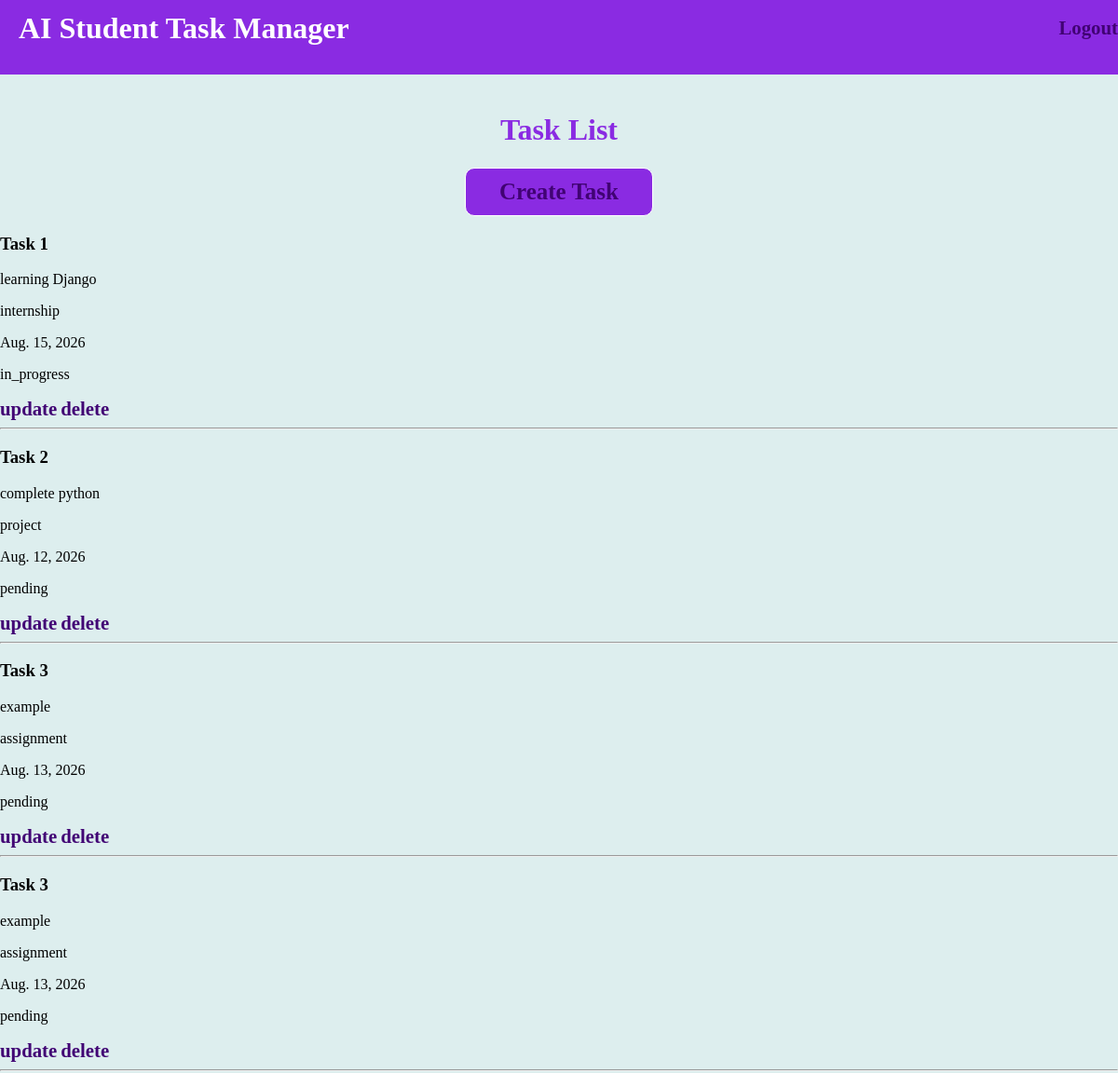
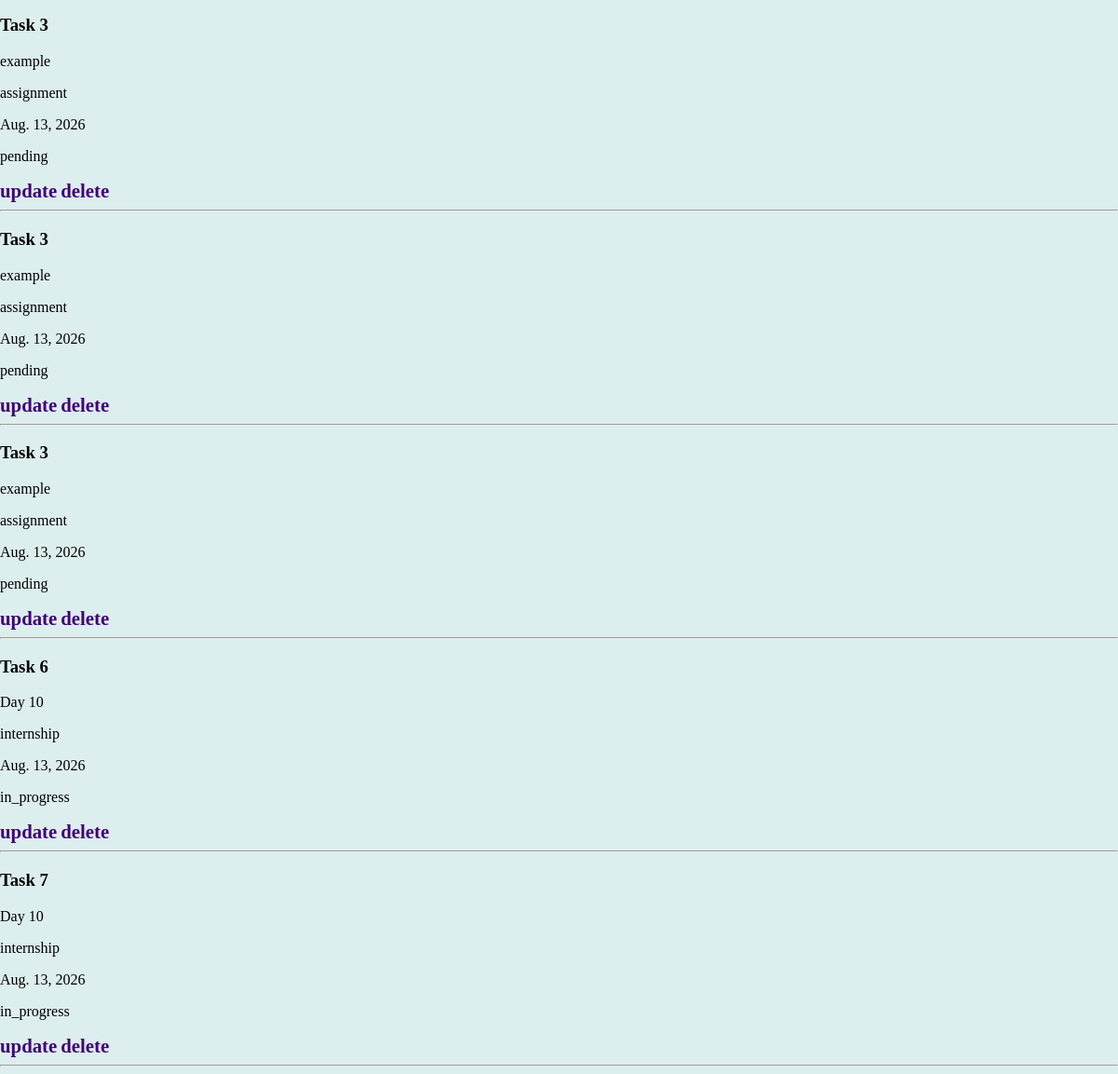
Page /task/list/ (signed in) on the earlier database version (2 pictures, top to bottom).
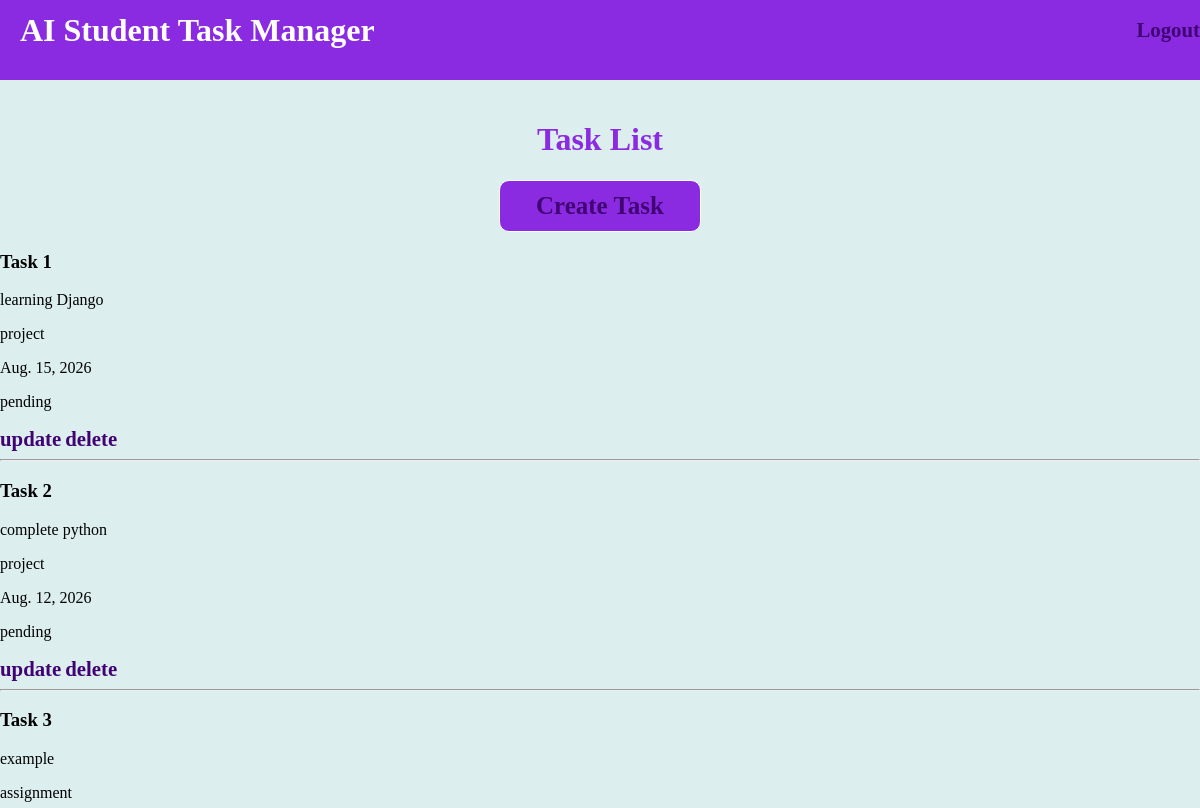
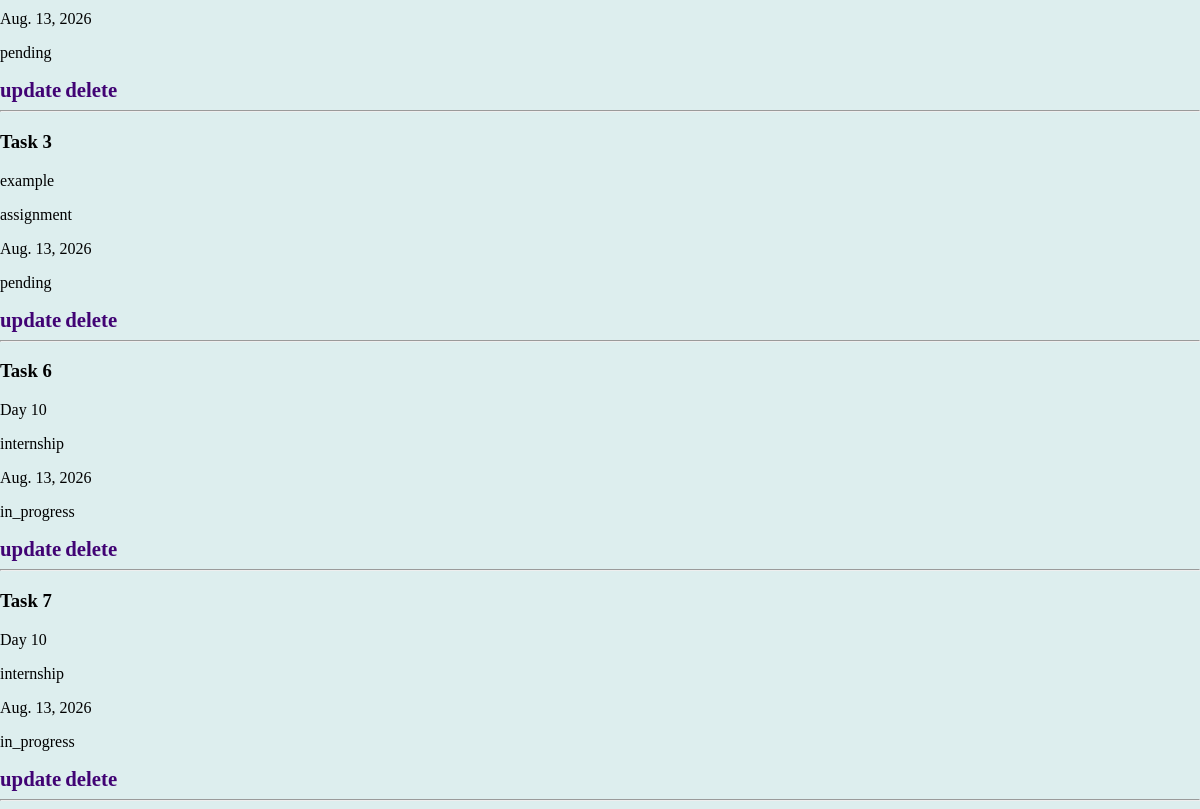
Same page on the later database version (2 pictures, top to bottom).
### Tasks/models.py (models this page shows, shortened)
class Task(models.Model):
    CATEGORY_CHOICES =[
        ('assignment','Assignment'),
        ('project','Project'),
        ('exam','Exam'),
        ('internship','Internship'),
        ('personal','Personal'),
    ]
    PRIORITY_CHOICES =[
        ('low','Low'),
        ('medium','Medium'),
        ('high','High')
    ]
    STATUS_CHOICES = [
        ('pending','Pending'),
        ('in_progress','In Progress'),
        ('completed','Completed')
    ]
    student = models.ForeignKey(
        User,
        on_delete=models.CASCADE,
        related_name='tasks'
    )
    title = models.CharField(max_length=100)
    description = models.TextField()
    category = models.CharField(
        max_length=20,
        choices=CATEGORY_CHOICES
    )
    priority = models.CharField(
        max_length=20,
        default='medium',
        choices=PRIORITY_CHOICES
    )
    status = models.CharField(
        max_length=20,
        default='pending',
        choices=STATUS_CHOICES
    )
    due_date = models.DateField(
        null=True,
        blank=True
    )
    create_at = models.DateTimeField(
        auto_now_add=True
    )
    update_at = models.DateTimeField(
        auto_now=True
    )

### Tasks/views.py (the view)
# urls.py: path("list/",task_list, name="task_list"),
@login_required
def task_list(request):
    tasks = Task.objects.filter(student=request.user)
    return render(request,"task_list.html",{"tasks":tasks})

### templates/task_list.html
{% extends 'base.html' %}
{% block content %}
<h1>Task List</h1>
<div class="task-btn"><a id="create-task" href="{% url 'task_create'  %}">Create Task</a></div>
{% for task in tasks %}
    <div>
        <h3>{{task.title}}</h3>
        <p>{{task.description}}</p>
        <p>{{task.category}}</p>
        <p>{{task.due_date}}</p>
        <p>{{task.status}}</p>
        <a href="{% url 'update_task' task.id %}">update</a>
        <a href="{% url 'task_delete' task.id %}">delete</a>
    </div>
    <hr>
{% empty %}
    <h2>No Tasks available</h2>
{% endfor %}
{% endblock %}

### templates/base.html (shortened to what this page needs)
{% load static %}
<!DOCTYPE html>
<html lang="en">
<head>
    <link rel="stylesheet" href="{% static 'css/style.css' %}">
</head>
<body>
    <header>
        <h1>AI Student Task Manager</h1>
        {% if user.is_authenticated %}
            <a class="logout" href="{% url 'logout' %}">
                Logout
            </a>
        {% endif %}
    </header>
    {% block content %}
    {% endblock %}
</body>
</html>

### static/css/style.css (style rules this page uses)
body { background-color: rgb(221, 238, 238); margin: 0px; padding: 0px; }
h1 { text-align: center; color: blueviolet; }
a { text-decoration: none; font-size: 1.3em; font-weight: bold; color: rgb(65, 3, 116); }
header { position: relative; top: -20px; height: 100px ; background-color: blueviolet; display: flex; text-align: left; align-items: center; padding-left: 20px; }
header h1 { color: white; }
.task-btn { width: 80%; height: 50px; border-radius: 10px; outline: none; border: 2px solid white; background-color: blueviolet; color: white; font-size: 1.2em; font-weight: bold; cursor: pointer; }
header { display: flex; flex-direction: row; justify-content: space-between; align-items: center; }
.task-btn { border: 1px solid; width: 200px; margin: auto; display: flex; justify-content: center; align-items: center; }

Differences in the rows shown:
removed Task: title "Task 3", description "example", category "assignment", due_date "Aug. 13, 2026", status "pending"
removed Task: title "Task 3", description "example", category "assignment", due_date "Aug. 13, 2026", status "pending"
removed Task: title "Task 3", description "example", category "assignment", due_date "Aug. 13, 2026", status "pending"
changed Task "Task 1": category "internship" → "project"; status "in_progress" → "pending"
